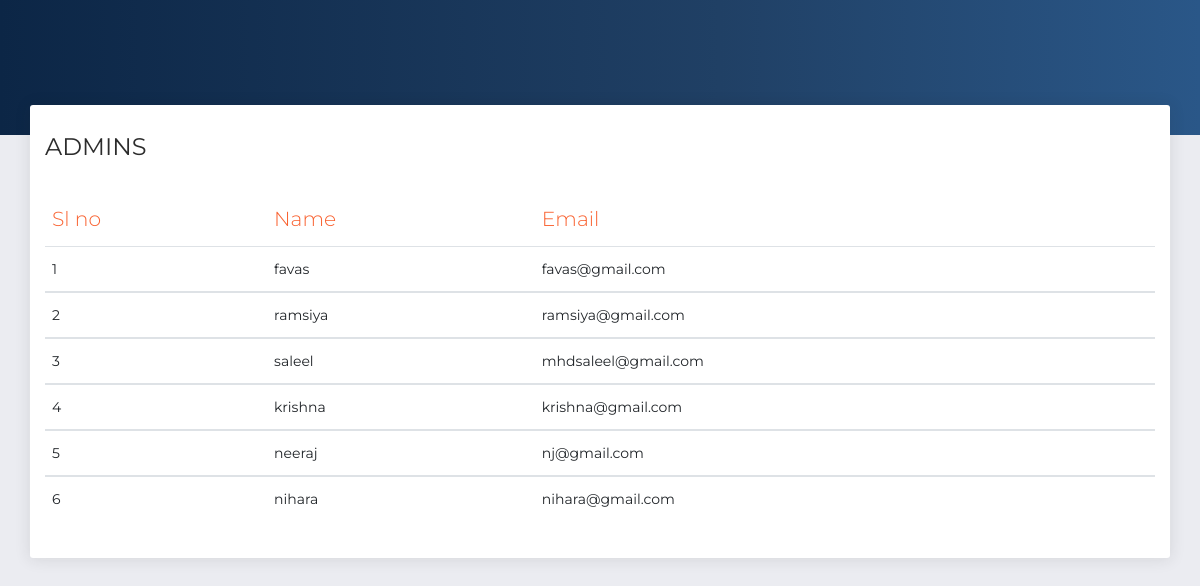
/php/Drive_Web/examples/viewAdmins.php, run on the app's committed database.
### tables this page shows
CREATE TABLE `user_tb` (
  `user_id` int(11) NOT NULL,
  `role` varchar(20) NOT NULL,
  `name` varchar(50) NOT NULL,
  `age` int(11) NOT NULL,
  `sex` varchar(50) NOT NULL,
  `email` varchar(200) NOT NULL,
  `phone` bigint(11) NOT NULL,
  `address` varchar(100) NOT NULL,
  `joineddate` varchar(50) NOT NULL,
  `selected_veh` varchar(50) NOT NULL,
  `img` text NOT NULL DEFAULT 'unavailable',
  `generated_id` varchar(50) NOT NULL,
  `driving_school_id` int(11) NOT NULL,
  `admin_id` int(11) NOT NULL
);

### php/Drive_Web/examples/viewAdmins.php (the view, shortened to what this page needs)
<?php
include 'connection.php';
$data = mysqli_query($con,"SELECT * FROM `user_tb` WHERE role='Admin';");
?>
<!DOCTYPE html>
<html lang="en">
<head>
  <link rel="stylesheet" href="https://use.fontawesome.com/releases/v5.7.1/css/all.css">
  <link href="../assets/css/bootstrap.min.css" rel="stylesheet" />
  <link href="../assets/css/now-ui-dashboard.css?v=1.5.0" rel="stylesheet" />
  <link href="../assets/demo/demo.css" rel="stylesheet" />
</head>
<body class="">
  <div class="wrapper ">
    <div class="main-panel" id="main-panel">
      <div class="panel-header panel-header-sm">
      </div>
      <div class="content">
        <div class="row">
          <div class="col-md-12">
            <div class="card">
              <div class="card-header">
                <h4 class="card-title">ADMINS</h4>
              </div>
              <div class="card-body">
                <div class="table-responsive">
                  <table class="table">
                    <thead class=" text-primary">
                    <th>
                    Sl no
                      </th>
                    <th>
                        Name
                      </th>
                      <th>
                        Email
                      </th>
                    </thead>
                    <tbody>  <?php
                    $count=0;
while($dat = mysqli_fetch_assoc($data)){
  $count++;
  ?>
                      <tr>
                      <td>
                      <?php echo $count; ?>
                        </td>
                        <td>
                        <?php echo $dat['name'] ?>
                        </td>
                        <td>
                        <?php echo $dat['email'] ?>
                        </td>
                      </tr>
                      <tr>
                    </tbody>   <?php
                 }
                 ?>
                  </table>
                </div>
              </div>
            </div>
          </div>
  </div>
</body>
</html>

### data on the page
user_tb: name "favas", email "favas@gmail.com"
user_tb: name "ramsiya", email "ramsiya@gmail.com"
user_tb: name "saleel", email "mhdsaleel@gmail.com"
user_tb: name "krishna", email "krishna@gmail.com"
user_tb: name "neeraj", email "nj@gmail.com"
user_tb: name "nihara", email "nihara@gmail.com"
